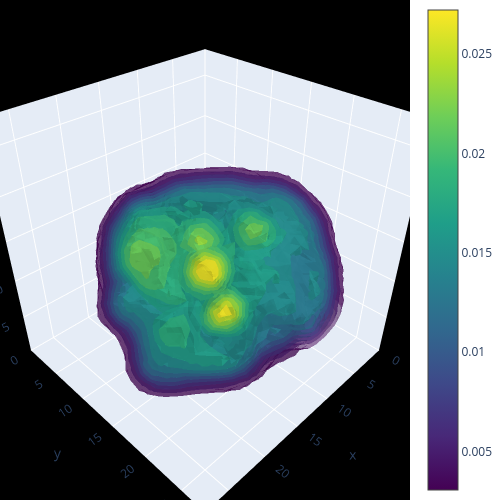

Write notebook code for a chart like this one.
### Code cell
tomodpdt.plotting.visualize_3d_volume(vol2[0].detach().cpu().numpy())

### Figure 1 — Plotly figure (JSON) as saved in the notebook; plotly's stock layout.template omitted (floating-point values rounded to 4 significant figures; data arrays with more than 128 entries replaced by an {"elided": "..."} marker saying what was removed)
{"data": [{"caps": {"x": {"show": false}, "y": {"show": false}, "z": {"show": false}}, "colorscale": [[0, "#440154"], [0.1111, "#482878"], [0.2222, "#3e4989"], [0.3333, "#31688e"], [0.4444, "#26828e"], [0.5556, "#1f9e89"], [0.6667, "#35b779"], [0.7778, "#6ece58"], [0.8889, "#b5de2b"], [1, "#fde725"]], "isomax": 0.02721, "isomin": 0.003072, "opacity": 0.5, "surface": {"count": 15}, "type": "isosurface", "value": {"elided": "21952 float values"}, "x": {"elided": "21952 int values"}, "y": {"elided": "21952 int values"}, "z": {"elided": "21952 int values"}}], "layout": {"height": 500, "margin": {"b": 0, "l": 0, "r": 0, "t": 0}, "scene": {"bgcolor": "black", "camera": {"eye": {"x": 1.25, "y": 1.25, "z": 1.25}}, "xaxis": {"range": [0, 28]}, "yaxis": {"range": [0, 28]}, "zaxis": {"range": [0, 28]}}, "width": 500}}
